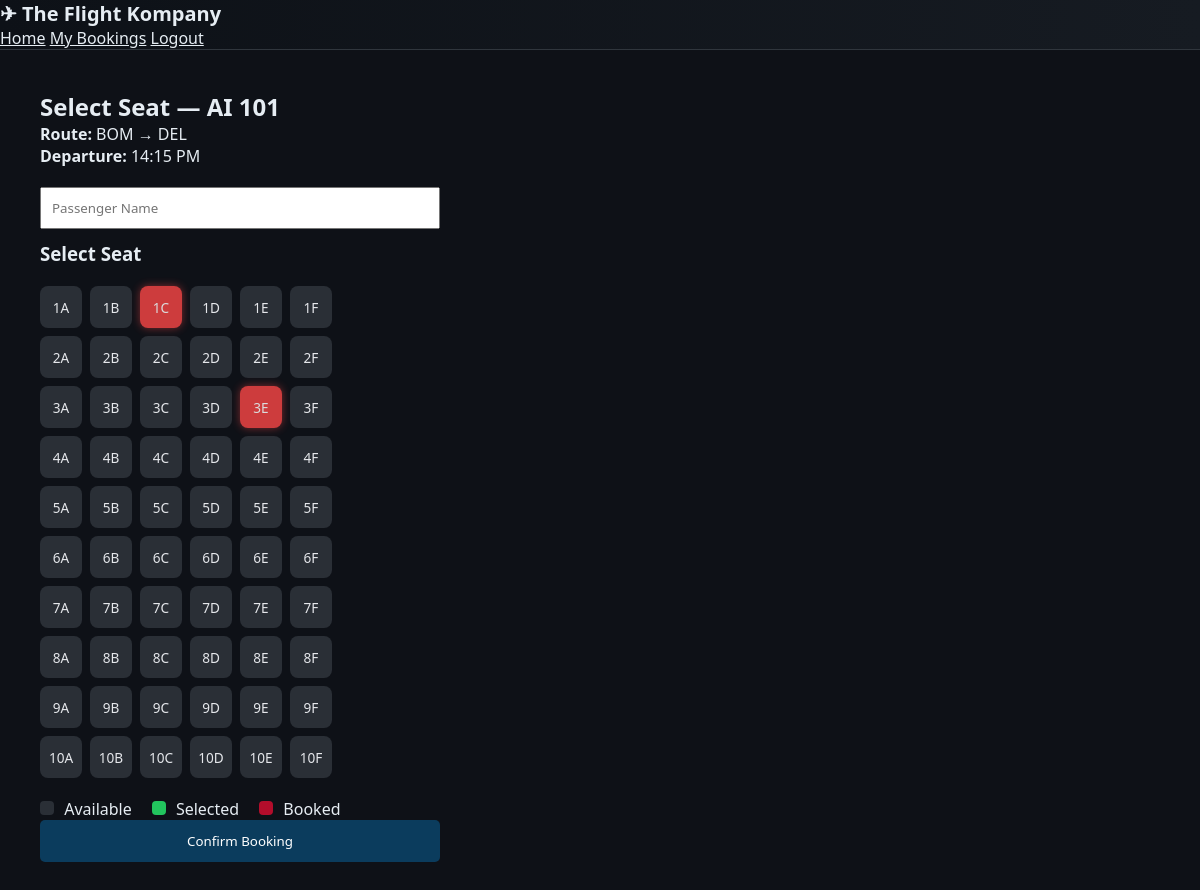
Page /book/2 (signed in) on the committed database.
### models/flight.py (models this page shows, shortened)
class Flight(db.Model):
    __tablename__ = "flight"
    id = db.Column(db.Integer, primary_key=True)
    flight_number = db.Column(db.String(20), nullable=False)
    source = db.Column(db.String(10), nullable=False)
    destination = db.Column(db.String(10), nullable=False)
    departure_time = db.Column(db.String(20), nullable=False)
    departure_date = db.Column(db.Date, nullable=False, default=date.today)
    base_fare = db.Column(db.Integer, nullable=False)
    pricing_tier = db.Column(db.String(20), default="economy")
    total_seats = db.Column(db.Integer, nullable=False)
    available_seats = db.Column(db.Integer, nullable=False)
    demand_level = db.Column(db.String(20), default="medium")

### routes/bookings.py (the view, shortened to what this page needs)
@bookings_bp.route("/book/<int:flight_id>", methods=["GET", "POST"])
@login_required
def book_flight(flight_id):
    flight = Flight.query.get_or_404(flight_id)
    booked_seats = [
        b.seat_number for b in
        Booking.query.filter_by(flight_id=flight.id).all()
    ]
    return render_template(
        "book.html",
        flight=flight,
        booked_seats=booked_seats,
        price = calculate_dynamic_price(
            base_fare=flight.base_fare,
            available_seats=flight.available_seats,
            total_seats=flight.total_seats,
            departure_time=flight.departure_time,
            demand_level="medium",
            pricing_tier=flight.pricing_tier
        )
    )

### app.py (called while the page is built)
def create_app():
    app = Flask(__name__)
    app.config.from_object(Config)
    db.init_app(app)
    login_manager.init_app(app)
    from models.user import User
    @login_manager.user_loader
    def load_user(user_id):
        return User.query.get(int(user_id))
    from models.user import User
    from routes.main import main_bp
    from routes.auth import auth_bp
    from routes.flights import flights_bp
    from routes.bookings import bookings_bp
    from routes.admin import admin_bp
    app.register_blueprint(main_bp)
    app.register_blueprint(auth_bp)
    app.register_blueprint(flights_bp)
    app.register_blueprint(bookings_bp)
    app.register_blueprint(admin_bp)
    with app.app_context():
        os.makedirs("database", exist_ok=True)
        db.create_all()
    return app

### templates/book.html (shortened to what this page needs)
{% extends "base.html" %} {% block title %}Seat Selection{% endblock %} {% block
content %}
<h2>Select Seat — {{ flight.flight_number }}</h2>
<p><strong>Route:</strong> {{ flight.source }} → {{ flight.destination }}</p>
<p><strong>Departure:</strong> {{ flight.departure_time }}</p>
<form method="POST" class="booking-form">
  <input type="text" name="name" placeholder="Passenger Name" required />
  <h3>Select Seat</h3>
  <div class="seat-map">
    {% for row in range(1, 11) %}
    <div class="seat-row">
      {% for col in ["A","B","C","D","E","F"] %} {% set seat = row|string + col
      %}
      <div
        class="seat {% if seat in booked_seats %}booked{% endif %}"
        data-seat="{{ seat }}"
      >
        {{ seat }}
      </div>
      {% endfor %}
    </div>
    {% endfor %}
  </div>
  <div class="seat-legend">
    <span><span class="legend available"></span> Available</span>
    <span><span class="legend selected"></span> Selected</span>
    <span><span class="legend booked"></span> Booked</span>
  </div>
  <button type="submit">Confirm Booking</button>
</form>
{% endblock %}

### static/css/style.css (style rules this page uses)
:root { --bg-main: #0e1117; --bg-card: #161b22; --text-main: #e6edf3; --text-muted: #9da7b3; --primary: #58a6ff; --accent: #f78166; --success: #2ea043; --danger: #f85149; }
* { margin: 0; padding: 0; box-sizing: border-box; font-family: "Segoe UI", sans-serif; }
body { background: var(--bg-main); color: var(--text-main); }
.booking-form { max-width: 400px; margin-top: 20px; }
.booking-form input { width: 100%; padding: 10px; margin-bottom: 12px; }
.booking-form button { padding: 12px; width: 100%; background: #0b3c5d; color: white; border: none; border-radius: 5px; }
.seat-map { margin: 20px 0; }
.seat-row { display: flex; gap: 8px; margin-bottom: 8px; }
.seat { width: 42px; height: 42px; background: #2a2f36; color: #e5e7eb; border-radius: 8px; display: flex; align-items: center; justify-content: center; cursor: pointer; font-size: 0.85rem; transition: all 0.2s ease; }
.seat.booked { background: #990f1a; color: #e20f6b; cursor: not-allowed; opacity: 0.6; }
.seat-legend { display: flex; gap: 20px; margin-top: 15px; }
.legend { display: inline-block; width: 14px; height: 14px; border-radius: 4px; margin-right: 6px; }
.legend.available { background: #2a2f36; }
.legend.selected { background: #22c55e; }
.legend.booked { background: #b30d2b; }
button { transition: transform 0.15s ease, box-shadow 0.15s ease; }
.seat.booked { background: #ef4444 !important; color: #ffffff !important; cursor: not-allowed; opacity: 0.85; box-shadow: 0 0 8px rgba(239, 68, 68, 0.6); }

### rows in the picture
Flight: flight_number "AI 101", source "BOM", destination "DEL", departure_time "14:15 PM"

### other values in the picture
{{ seat }} "1A" "1B" "1C" "1D" "1E" "1F" "2A" "2B" "2C" "2D" "2E" "2F" "3A" "3B" "3C" "3D" "3E" "3F" "4A" "4B" "4C" "4D" "4E" "4F" "5A" "5B" "5C" "5D" "5E" "5F" "6A" "6B" "6C" "6D" "6E" "6F" "7A" "7B" "7C" "7D" "7E" "7F" "8A" "8B" "8C" "8D" "8E" "8F" "9A" "9B" "9C" "9D" "9E" "9F" "10A" "10B" "10C" "10D" "10E" "10F"
